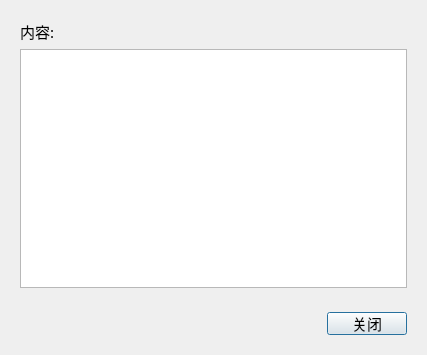
<?xml version="1.0" encoding="UTF-8"?>
<ui version="4.0">
 <class>ShowMindLineOutDialog</class>
 <widget class="QDialog" name="ShowMindLineOutDialog">
  <property name="geometry">
   <rect>
    <x>0</x>
    <y>0</y>
    <width>427</width>
    <height>355</height>
   </rect>
  </property>
  <property name="font">
   <font>
    <family>新宋体</family>
    <pointsize>11</pointsize>
   </font>
  </property>
  <property name="windowTitle">
   <string>查看导图大纲</string>
  </property>
  <layout class="QVBoxLayout" name="verticalLayout">
   <item>
    <widget class="QWidget" name="widget_2" native="true">
     <layout class="QVBoxLayout" name="verticalLayout_2">
      <item>
       <widget class="QLabel" name="label">
        <property name="text">
         <string>内容:</string>
        </property>
       </widget>
      </item>
      <item>
       <widget class="QTextEdit" name="edtInfo">
        <property name="readOnly">
         <bool>true</bool>
        </property>
       </widget>
      </item>
     </layout>
    </widget>
   </item>
   <item>
    <widget class="QWidget" name="widget" native="true">
     <property name="minimumSize">
      <size>
       <width>0</width>
       <height>41</height>
      </size>
     </property>
     <property name="maximumSize">
      <size>
       <width>16777215</width>
       <height>41</height>
      </size>
     </property>
     <layout class="QHBoxLayout" name="horizontalLayout">
      <item>
       <spacer name="horizontalSpacer">
        <property name="orientation">
         <enum>Qt::Horizontal</enum>
        </property>
        <property name="sizeHint" stdset="0">
         <size>
          <width>316</width>
          <height>20</height>
         </size>
        </property>
       </spacer>
      </item>
      <item>
       <widget class="QPushButton" name="btnClose">
        <property name="text">
         <string>关闭</string>
        </property>
       </widget>
      </item>
     </layout>
    </widget>
   </item>
  </layout>
 </widget>
 <resources/>
 <connections/>
</ui>
